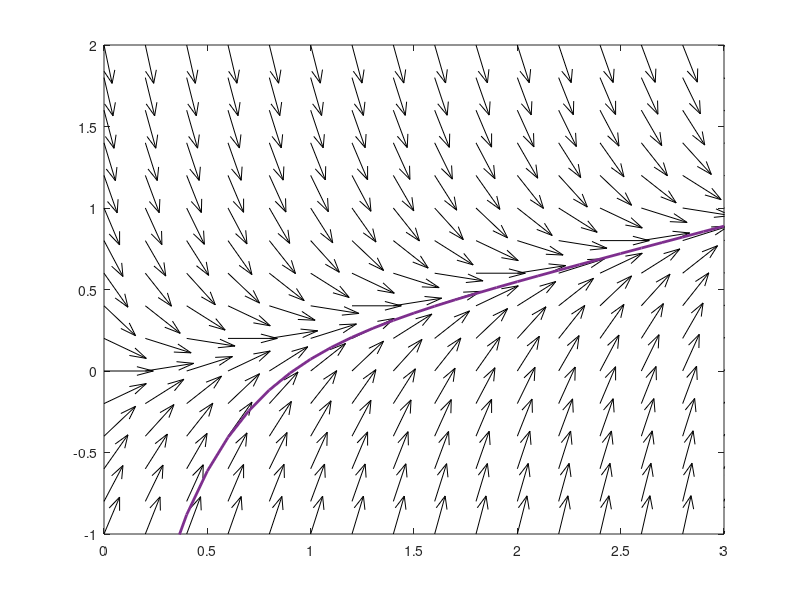

Write the MATLAB code that produced this figure.
%definir a malha
[t,y] = meshgrid(0:0.2:3,-1:0.2:2);
%calcular o campo de direções
dt = ones(size(t));
dy = t-3.*y;
%normaliza os vetores 
L = sqrt(dt.^2 + dy.^2);
%traçar o campo de direções
quiver(t,y,dt./L,dy./L, 'k');
hold on
c = -3;
t = 0:0.1:3; y = c*exp(-3*t)+t/3-1/9;
plot(t,y, 'LineWidth',2); axis([0,3,-1,2]);
hold off
